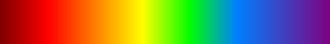
#> input picture 2017_ACES_Hackathon/a_image.tif, 330 x 44 px
$ python TIFF_read.py
#> lines starting #> are read from the running program, lines starting #| are printed output that depends on the picture

from PIL import Image
import numpy as np
import matplotlib.pyplot as mp

im = Image.open('a_image.tif')
#> im is the input picture: PIL image 330x44 P; mean R, G, B 137, 118.1, 72.4
#im.show()
ar=np.array(im)
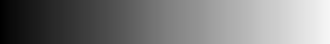
#> ar: shape (44, 330); min 0, max 246, mean 122.6
print(ar.shape)
#| (44, 330)

mp.plot(ar)
mp.show()
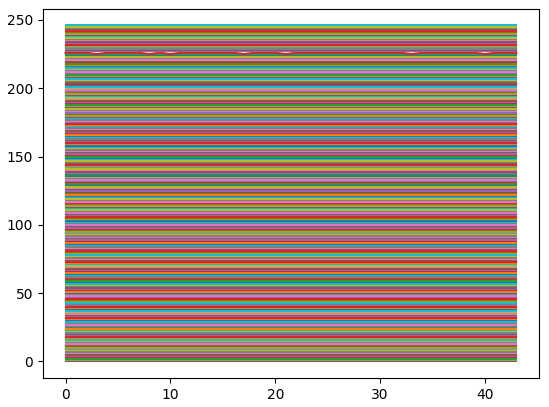
#> figure drawn by matplotlib, 1 panel
